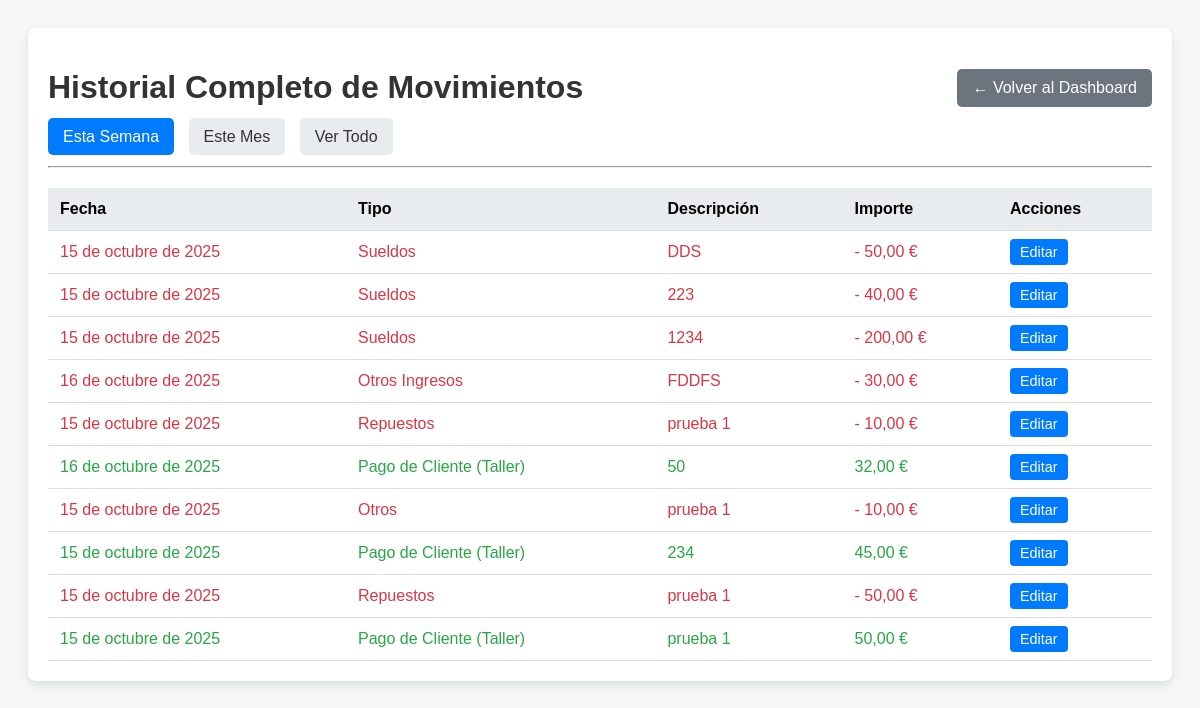
The page /historial/ on the database its author committed.
### taller/models.py (models this page shows, shortened)
class Gasto(models.Model):
    CATEGORIA_CHOICES = [
        ('Repuestos', 'Repuestos'),
        ('Sueldos', 'Sueldos'),
        ('Herramientas', 'Herramientas'),
        ('Suministros', 'Suministros'),
        ('Otros', 'Otros'),
        ('Compra de Consumibles', 'Compra de Consumibles'),
    ]
    fecha = models.DateField(auto_now_add=True)
    categoria = models.CharField(max_length=30, choices=CATEGORIA_CHOICES)
    importe = models.DecimalField(max_digits=10, decimal_places=2, null=True, blank=True)
    descripcion = models.CharField(max_length=255, null=True, blank=True)
    vehiculo = models.ForeignKey(Vehiculo, on_delete=models.SET_NULL, null=True, blank=True)
    empleado = models.ForeignKey(Empleado, on_delete=models.SET_NULL, null=True, blank=True)

class Ingreso(models.Model):
    CATEGORIA_CHOICES = [
        ('Taller', 'Pago de Cliente (Taller)'),
        ('Grua', 'Servicio de Grúa'),
        ('Otras Ganancias', 'Otras Ganancias'),
        ('Otros', 'Otros Ingresos'),
    ]
    fecha = models.DateField(auto_now_add=True)
    categoria = models.CharField(max_length=30, choices=CATEGORIA_CHOICES)
    importe = models.DecimalField(max_digits=10, decimal_places=2)
    descripcion = models.CharField(max_length=255)
    orden = models.ForeignKey(OrdenDeReparacion, on_delete=models.SET_NULL, null=True, blank=True)

### taller/views.py (the view)
# urls.py: path('historial/', views.historial_movimientos, name='historial_movimientos'),
def historial_movimientos(request):
    periodo = request.GET.get('periodo', 'semana')
    hoy = datetime.now().date()
    gastos = Gasto.objects.all()
    ingresos = Ingreso.objects.all()
    if periodo == 'semana':
        inicio_semana = hoy - timedelta(days=hoy.weekday())
        gastos = gastos.filter(fecha__gte=inicio_semana)
        ingresos = ingresos.filter(fecha__gte=inicio_semana)
    elif periodo == 'mes':
        gastos = gastos.filter(fecha__month=hoy.month, fecha__year=hoy.year)
        ingresos = ingresos.filter(fecha__month=hoy.month, fecha__year=hoy.year)
    movimientos = sorted(list(gastos) + list(ingresos), key=lambda mov: mov.id, reverse=True)
    context = {
        'movimientos': movimientos,
        'periodo_seleccionado': periodo,
    }
    return render(request, 'taller/historial_movimientos.html', context)

### taller/templates/taller/historial_movimientos.html (shortened to what this page needs)
<!DOCTYPE html>
<html lang="es">
<head>
</head>
<body>
    <div class="container">
        <div class="header">
            <h1>Historial Completo de Movimientos</h1>
            <a href="{% url 'home' %}" class="back-btn">← Volver al Dashboard</a>
        </div>
        <div class="filters">
            <a href="?periodo=semana" class="{% if periodo_seleccionado == 'semana' %}active{% endif %}">Esta Semana</a>
            <a href="?periodo=mes" class="{% if periodo_seleccionado == 'mes' %}active{% endif %}">Este Mes</a>
            <a href="?periodo=todo" class="{% if periodo_seleccionado == 'todo' %}active{% endif %}">Ver Todo</a>
        </div>
        <hr>
        {% if periodo_seleccionado == 'todo' %}
            {% for grupo in movimientos_agrupados %}
                <h2>{{ grupo.mes|title }}</h2>
                <table class="history-table">
                    <thead>
                        <tr><th>Fecha</th><th>Tipo</th><th>Descripción</th><th>Importe</th><th>Acciones</th></tr>
                    </thead>
                    <tbody>
                        {% for movimiento in grupo.movimientos %}
                            <tr class="{% if movimiento.categoria in 'Repuestos,Sueldos,Herramientas,Suministros,Otros,Compra de Consumibles' %}gasto-row{% else %}ingreso-row{% endif %}">
                                <td>{{ movimiento.fecha }}</td>
                                <td>{{ movimiento.get_categoria_display }}</td>
                                <td>{{ movimiento.descripcion }}</td>
                                <td>
                                    {% if movimiento.categoria in 'Repuestos,Sueldos,Herramientas,Suministros,Otros,Compra de Consumibles' %}-{% endif %}
                                    {{ movimiento.importe|floatformat:2 }} €
                                </td>
                                <td>
                                    {% if movimiento.categoria in 'Repuestos,Sueldos,Herramientas,Suministros,Otros,Compra de Consumibles' %}
                                        <a href="{% url 'editar_movimiento' 'gasto' movimiento.id %}" class="edit-btn">Editar</a>
                                    {% else %}
                                        <a href="{% url 'editar_movimiento' 'ingreso' movimiento.id %}" class="edit-btn">Editar</a>
                                    {% endif %}
                                </td>
                            </tr>
                        {% endfor %}
                    </tbody>
                </table>
            {% endfor %}
        {% else %}
            <table class="history-table">
                <thead>
                    <tr><th>Fecha</th><th>Tipo</th><th>Descripción</th><th>Importe</th><th>Acciones</th></tr>
                </thead>
                <tbody>
                    {% for movimiento in movimientos %}
                        <tr class="{% if movimiento.categoria in 'Repuestos,Sueldos,Herramientas,Suministros,Otros,Compra de Consumibles' %}gasto-row{% else %}ingreso-row{% endif %}">
                            <td>{{ movimiento.fecha }}</td>
                            <td>{{ movimiento.get_categoria_display }}</td>
                            <td>{{ movimiento.descripcion }}</td>
                            <td>
                                {% if movimiento.categoria in 'Repuestos,Sueldos,Herramientas,Suministros,Otros,Compra de Consumibles' %}-{% endif %}
                                {{ movimiento.importe|floatformat:2 }} €
                            </td>
                            <td>
                                {% if movimiento.categoria in 'Repuestos,Sueldos,Herramientas,Suministros,Otros,Compra de Consumibles' %}
                                    <a href="{% url 'editar_movimiento' 'gasto' movimiento.id %}" class="edit-btn">Editar</a>
                                {% else %}
                                    <a href="{% url 'editar_movimiento' 'ingreso' movimiento.id %}" class="edit-btn">Editar</a>
                                {% endif %}
                            </td>
                        </tr>
                    {% empty %}
                        <tr><td colspan="5" style="text-align: center; padding: 20px;">No hay movimientos en este periodo.</td></tr>
                    {% endfor %}
                </tbody>
            </table>
        {% endif %}
    </div>
</body>
</html>

### taller/templates/taller/historial_movimientos.html (style rules this page uses)
body { font-family: sans-serif; padding: 20px; background-color: #f4f7f6; }
.container { max-width: 1200px; margin: auto; background-color: #fff; padding: 20px; border-radius: 8px; box-shadow: 0 4px 8px rgba(0,0,0,0.1); }
h1 { color: #333; }
.header { display: flex; justify-content: space-between; align-items: center; }
.back-btn { padding: 10px 15px; background-color: #6c757d; color: white; text-decoration: none; border-radius: 5px; }
.history-table { width: 100%; border-collapse: collapse; margin-top: 20px; }
.history-table th, .history-table td { padding: 12px; text-align: left; border-bottom: 1px solid #ddd; }
.history-table th { background-color: #e9ecef; }
.gasto-row { color: #dc3545; }
.ingreso-row { color: #28a745; }
.edit-btn { padding: 5px 10px; background-color: #007bff; color: white; text-decoration: none; border-radius: 4px; font-size: 0.9em; }
.filters { margin-bottom: 20px; }
.filters a { padding: 10px 15px; text-decoration: none; background-color: #e9ecef; color: #333; border-radius: 5px; margin-right: 10px; }
.filters a.active { background-color: #007bff; color: white; }

### rows shown on the page
Gasto: fecha "15 de octubre de 2025", categoria "Sueldos", descripcion "DDS", importe "50,00", shows "Editar"
Gasto: fecha "15 de octubre de 2025", categoria "Sueldos", descripcion "223", importe "40,00", shows "Editar"
Gasto: fecha "15 de octubre de 2025", categoria "Sueldos", descripcion "1234", importe "200,00", shows "Editar"
Ingreso: fecha "16 de octubre de 2025", categoria "Otros Ingresos", descripcion "FDDFS", importe "30,00", shows "Editar"
Gasto: fecha "15 de octubre de 2025", categoria "Repuestos", descripcion "prueba 1", importe "10,00", shows "Editar"
Ingreso: fecha "16 de octubre de 2025", categoria "Pago de Cliente (Taller)", descripcion "50", importe "32,00", shows "Editar"
Gasto: fecha "15 de octubre de 2025", categoria "Otros", descripcion "prueba 1", importe "10,00", shows "Editar"
Ingreso: fecha "15 de octubre de 2025", categoria "Pago de Cliente (Taller)", descripcion "234", importe "45,00", shows "Editar"
Gasto: fecha "15 de octubre de 2025", categoria "Repuestos", descripcion "prueba 1", importe "50,00", shows "Editar"
Ingreso: fecha "15 de octubre de 2025", categoria "Pago de Cliente (Taller)", descripcion "prueba 1", importe "50,00", shows "Editar"
